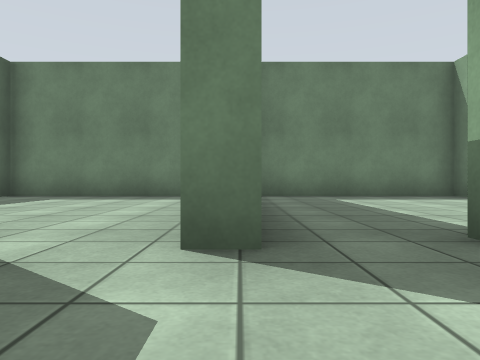
[1] (above)

24 first-person views from a walk through a Gazebo world. The camera is 0.72 m above the floor, looks level and sees 70° across. The floor is counted in squares, 2 m on a side. Each view is taken from the middle of a square. On the plan, view 1 faces up. The plan holds only what a view shows up to about 9 squares ahead; the rest is blank. The place goes on beyond the plan.

[2]
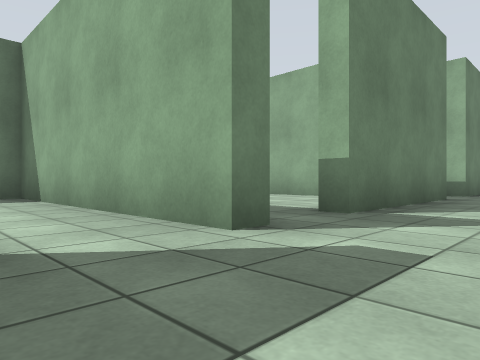

[3]
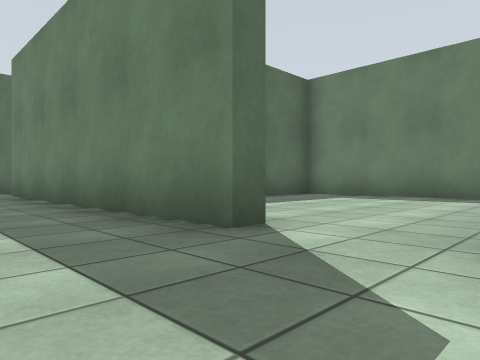

[4]
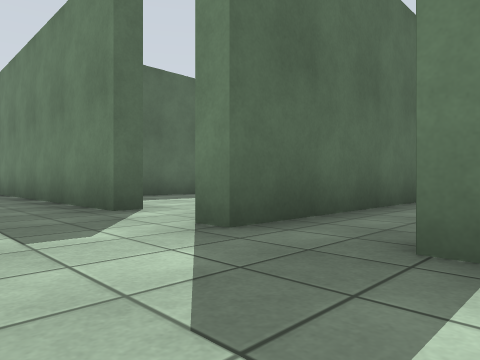

[5]
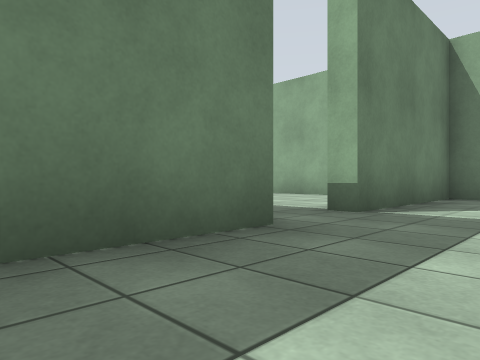

[6]
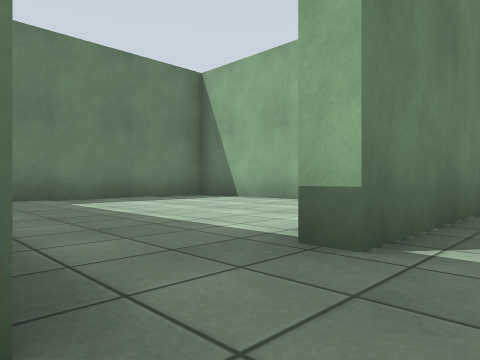

[7]
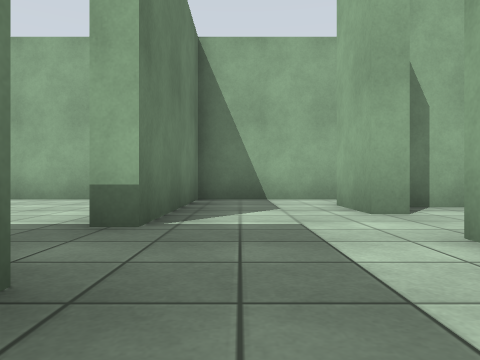

[8]
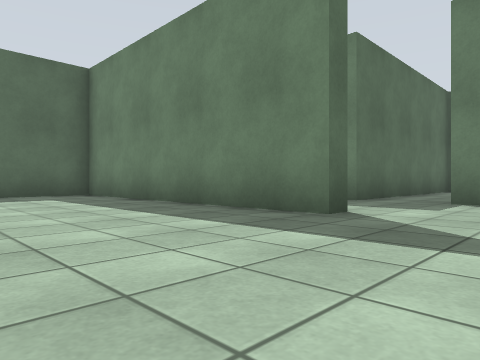

[9]
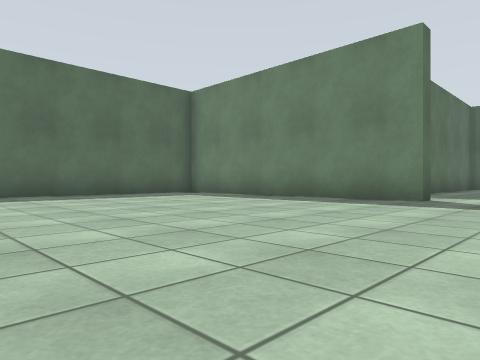

[10]
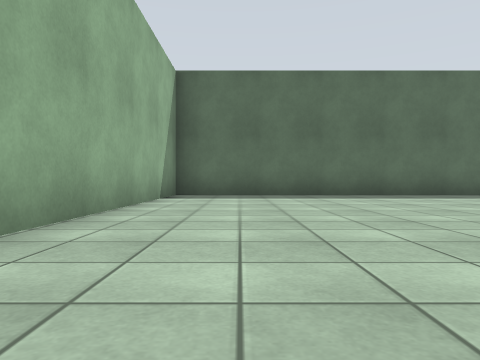

[11]
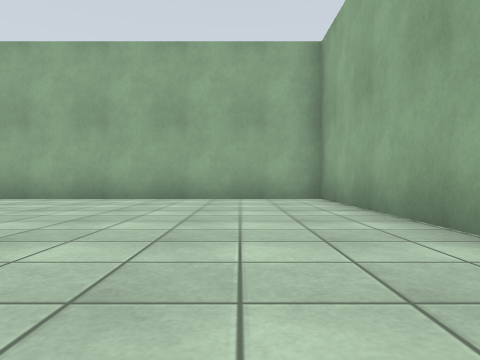

[12]
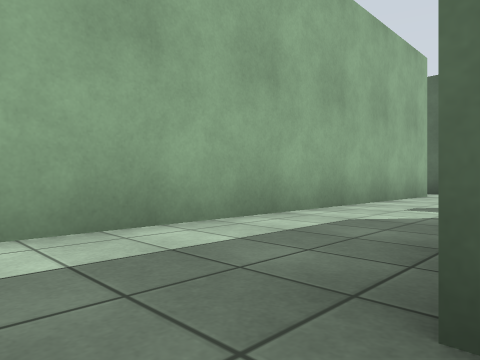

[13]
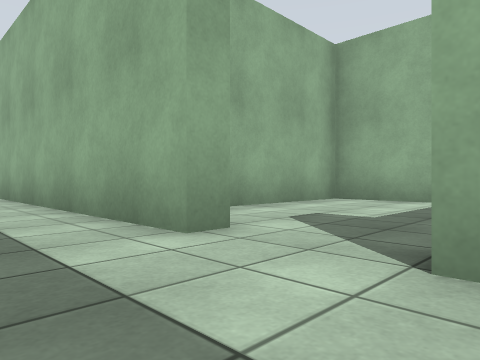

[14]
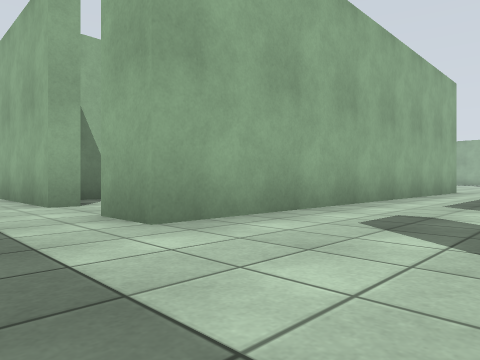

[15]
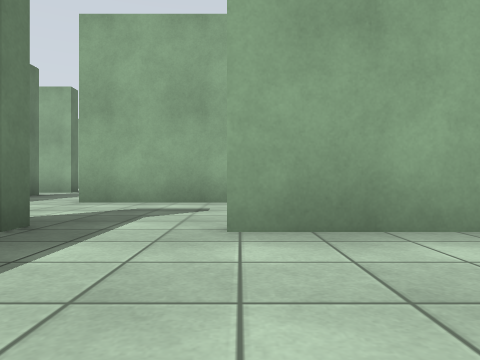

[16]
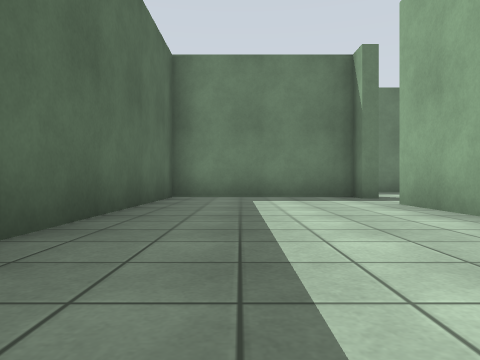

[17]
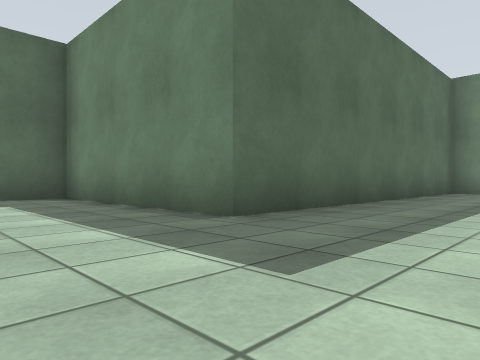

[18]
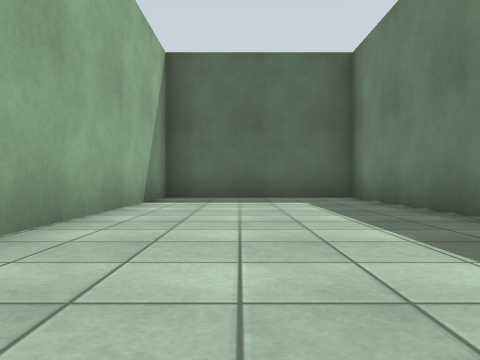

[19]
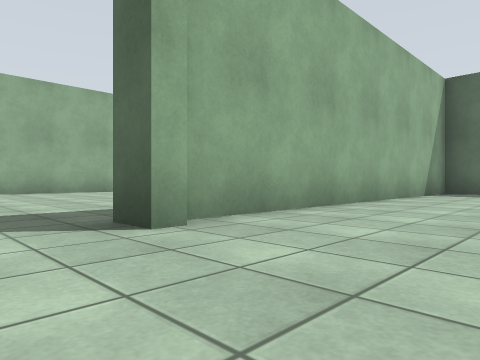

[20]
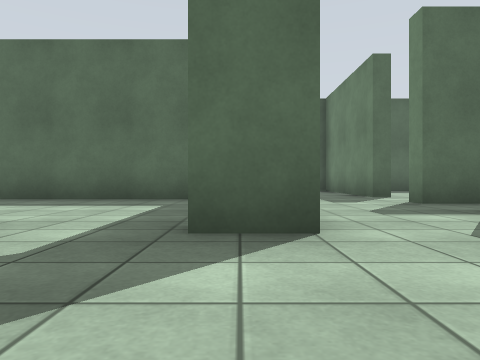

[21]
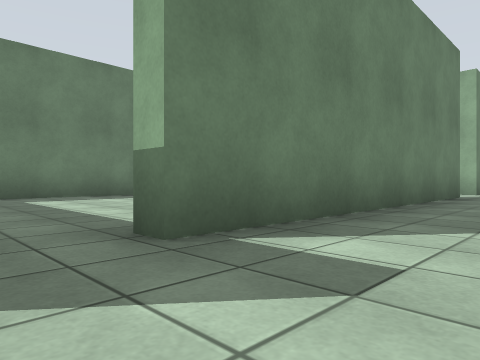

[22]
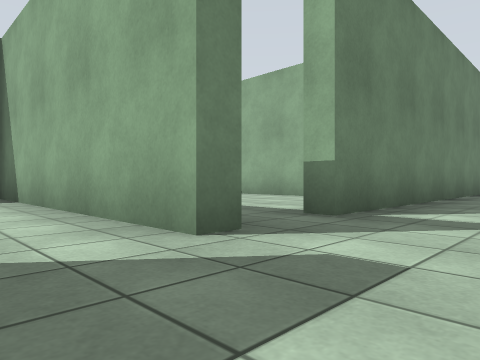

[23]
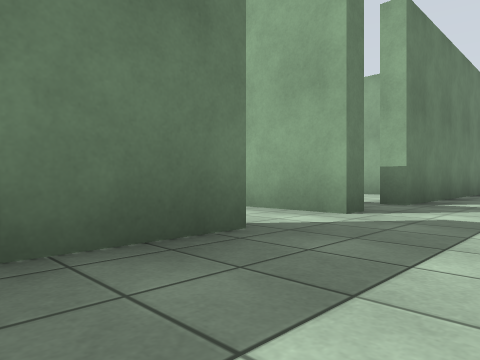

[24]
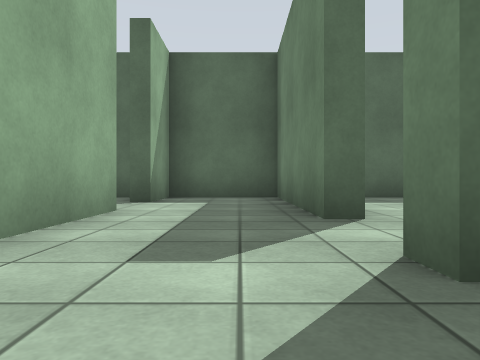

### Floor plan
Points are (right, up) in squares from view 1. A wall is a line through its corners. A room is listed if a view was taken in it or the views show most of it. See-through windows are left out.
Room 1 (views 1, 2, 3)
walls: (0.1, 1.8) (-0.3, 1.8); (-1.9, 2.2) (-1.9, 1.8); (-2.1, -0.4) (0.4, -0.4)
ways out: opening at (0, 0.5) to room 2; opening at (-1, 2) to room 9; opening at (-2, 0.5) to room 13
Room 2 (views 4, 5, 6, 7, 12)
walls: (5.2, 1.8) (1.4, 1.8) (1.4, 2.2); (7.6, 1.8) (6.6, 1.8) (6.6, 2.3); (0.4, -0.4) (5.6, -0.4)
ways out: opening at (0, 0.5) to room 1; opening at (7, -1) to room 3; opening at (8.5, 0.5) to room 4; opening at (6, 2) to room 8; opening at (1, 2) to room 10
Room 3 (views 8, 9, 10, 11)
walls: (6.1, -0.4) (6.1, -0.8) (-0.3, -0.8) (-0.3, -9.6) (8.5, -9.6) (8.5, -1.1); (7.6, -0.9) (7.6, -0.4)
ways out: opening at (7, -1) to room 2
Room 4 (views 13, 14, 15, 16, 17, 18, 19, 20)
walls: (-4.6, -9.2) (-4.6, -0.4) (-3.5, -0.4); (-7.3, -12.1) (-7.3, -12.9); (-8.6, -20.2) (-7.7, -20.2); (-7.6, -4.8) (-7.6, -2.9); (-7.6, -0.8) (-11.4, -0.8) (-11.4, -8.7) (-16.1, -8.7) (-16.1, -12.5) (-7.8, -12.5); (-7.3, -0.4) (-7.3, -1.4); (-3.4, 1.8) (-8.9, 1.8); (7.6, -0.4) (8.9, -0.4); (10.3, -0.9) (10.3, 1.8) (7.6, 1.8)
ways out: opening at (8.5, 0.5) to room 2; opening at (-8, 0.5) to room 5; opening at (-4, 0.5) to room 13
Room 5 (views 21, 24)
walls: (-8.9, 1.8) (-8.9, 2.2); (-10.2, 2.7) (-10.2, 1.8) (-10.6, 1.8)
ways out: opening at (-8, 0.5) to room 4; opening at (-10, 0.5) to room 6; opening at (-9, 2) to room 11
Room 6 (view 22)
walls: (-12.2, 2.2) (-12.2, 1.8) (-13.4, 1.8); (-13.1, -0.4) (-11, -0.4)
ways out: opening at (-10, 0.5) to room 5; opening at (-13, 0.5) to room 7; opening at (-11.5, 2)
Room 7 (view 23)
walls: (-16, -0.4) (-14.6, -0.4); (-13.4, 1.8) (-16.1, 1.8) (-16.1, -1.6)
ways out: opening at (-13, 0.5) to room 6; opening at (-14, -1)
Room 8 (no view inside)
walls: (10.3, 3.7) (10.3, 7.7) (6.3, 7.7); (5.2, 5.9) (5.2, 1.8)
ways out: opening at (6, 2) to room 2
Room 9 (no view inside)
walls: (-5.1, 7.7) (-5.1, 3.9); (-0.3, 1.8) (-0.3, 7.7) (-5, 7.7)
ways out: opening at (-1, 2) to room 1
Room 10 (no view inside)
walls: (0.1, 5.9) (0.1, 1.8); (4.8, 4.3) (4.8, 7.7) (0.5, 7.7)
ways out: opening at (1, 2) to room 2
Room 11 (no view inside)
walls: (-5.5, 3.5) (-5.5, 6.2); (-5, 7.7) (-8.7, 7.7)
ways out: opening at (-9, 2) to room 5
Room 12 (no view inside)
walls: (-2.4, -5) (-0.6, -5) (-0.6, -1.3); (-2.1, -0.9) (-2.1, -0.4)
ways out: opening at (-3, -1) to room 13
Room 13 (no view inside)
walls: (-1.9, 1.8) (-3.4, 1.8)
ways out: opening at (-2, 0.5) to room 1; opening at (-4, 0.5) to room 4; opening at (-3, -1) to room 12

Positions as (right, up) in squares from view 1, and headings:
1: (0, 0), facing up
2: (-2, 0), facing up-right
3: (0, 0), facing up-left
4: (2, 0), facing up-left
5: (3, 0), facing up-right
6: (5, 1), facing up-right
7: (4, 1), facing right
8: (8, -4), facing up-left
9: (8, -7), facing up-left
10: (8, -8), facing left
11: (2, -8), facing right
12: (6, 2), facing down-left
13: (-4, 1), facing down-right
14: (-7, 1), facing down-right
15: (-10, -3), facing right
16: (-10, -8), facing up
17: (-9, -11), facing up-left
18: (-9, -11), facing left
19: (-6, -10), facing down-left
20: (-5, -1), facing left
21: (-10, 0), facing up-right
22: (-12, 0), facing up-right
23: (-14, 0), facing up-right
24: (-9, 1), facing left
